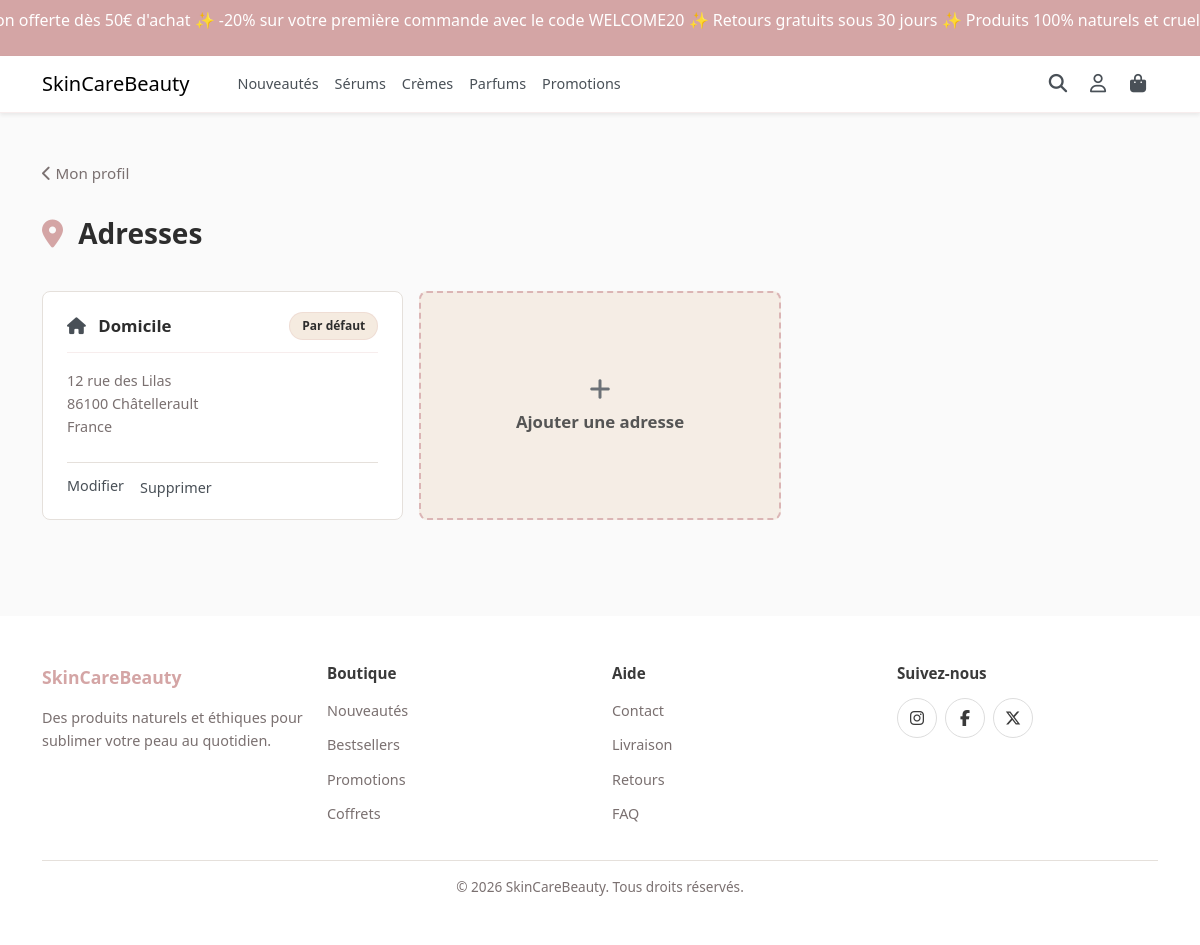
/addresses.php (signed in), run on the app's committed database.
### tables this page shows
CREATE TABLE addresses(
    address_id INT PRIMARY KEY AUTO_INCREMENT,
    customer_id_account INT NOT NULL,
    address_label VARCHAR(50) NOT NULL,
    address_name VARCHAR(50) NOT NULL,
    address_firstname VARCHAR(30) NOT NULL,
    address_adress_1 VARCHAR(50) NOT NULL,
    address_adress_2 VARCHAR(50),
    address_adress_3 VARCHAR(50),
    address_adress_4 VARCHAR(50),
    address_postcode VARCHAR(5) NOT NULL,
    address_city VARCHAR(30) NOT NULL,
    address_country VARCHAR(30) NOT NULL,
    address_is_default BOOLEAN NOT NULL DEFAULT 0,
    FOREIGN KEY (customer_id_account) REFERENCES customers(customer_id_account)
);

### addresses.php (the view, shortened to what this page needs)
<?php
require_once 'public/includes/db.php';
$customerStatement = $pdo->prepare(
    'SELECT customer_id_account, customer_name, customer_firstname
     FROM customers
     WHERE user_id = :userId'
);
$customerStatement->execute(['userId' => $_SESSION['user_id']]);
$customer = $customerStatement->fetch();
$addresses = [];
if ($customer !== false) {
    $addressesStatement = $pdo->prepare(
        'SELECT address_id, address_label, address_adress_1, address_city,
                address_postcode, address_country, address_is_default
         FROM addresses
         WHERE customer_id_account = :customerIdAccount
         ORDER BY address_is_default DESC, address_id ASC'
    );
    $addressesStatement->execute(['customerIdAccount' => $customer['customer_id_account']]);
    $addressesFromDatabase = $addressesStatement->fetchAll();
    foreach ($addressesFromDatabase as $addressRow) {
        $addresses[] = [
            'id'      => $addressRow['address_id'],
            'label'   => $addressRow['address_label'],
            'line1'   => $addressRow['address_adress_1'],
            'city'    => $addressRow['address_city'],
            'zip'     => $addressRow['address_postcode'],
            'country' => $addressRow['address_country'],
            'default' => (bool) $addressRow['address_is_default'],
        ];
    }
}
include 'public/includes/header.php';
?>
<main class="profile-main">
  <div class="container">
    <nav aria-label="Fil d'Ariane" class="profile-breadcrumb">
      <a href="utilisateur.php">
        <i class="fa-solid fa-chevron-left" aria-hidden="true"></i> Mon profil
      </a>
    </nav>
    <h1 class="profile-page-title">
      <i class="fa-solid fa-location-dot" aria-hidden="true"></i>
      Adresses
    </h1>
    <div class="address-grid">
      <?php foreach ($addresses as $address): ?>
        <div class="address-card">
          <div class="address-card__header">
            <span class="address-card__label">
              <i class="fa-solid fa-house" aria-hidden="true"></i>
              <?= htmlspecialchars($address['label'], ENT_QUOTES, 'UTF-8') ?>
            </span>
            <?php if ($address['default'] === true): ?>
              <span class="address-badge">Par défaut</span>
            <?php endif; ?>
          </div>
          <address class="address-card__body">
            <?= htmlspecialchars($address['line1'], ENT_QUOTES, 'UTF-8') ?><br>
            <?= htmlspecialchars($address['zip'], ENT_QUOTES, 'UTF-8') ?>
            <?= htmlspecialchars($address['city'], ENT_QUOTES, 'UTF-8') ?><br>
            <?= htmlspecialchars($address['country'], ENT_QUOTES, 'UTF-8') ?>
          </address>
          <div class="address-card__actions">
            <a href="#" class="address-card__link">Modifier</a>
            <form method="POST" action="addresses.php" class="d-inline"
              onsubmit="return confirm('Supprimer cette adresse ?')">
              <button type="submit" class="address-card__link address-card__link--danger">
                Supprimer
              </button>
            </form>
          </div>
        </div>
      <?php endforeach; ?>
      <div class="address-card address-card--add">
        <button
          class="address-add-toggle"
          type="button"
          aria-expanded="false"
          aria-controls="formAddAddress"
          onclick="toggleAddressForm(this)"
        >
          <i class="fa-solid fa-plus" aria-hidden="true"></i>
          Ajouter une adresse
        </button>
      </div>
    </div></div>
</main>
<?php
include 'public/includes/footer.php';
?>

### public/css/banner.css (style rules this page uses)
:root { --rose: #d4a5a5; }
body { color: var(--texte); }

### public/css/style.css (style rules this page uses)
:root { --rose: #d4a5a5; --rose-fonce: #c8918f; --beige: #f5ebe0; --accent: #e8c4b8; --texte: #2d2d2d; --border-rose: rgba(212, 165, 165, .2); --footer-bg: #ffffff; --footer-text: #3a3a3a; --footer-muted: #7a7070; --admin-sidebar: #2a2320; --admin-sidebar-active: #3a322d; --admin-rose-fonce: #c48f8f; --admin-rose-soft: #f6e7e7; --admin-bg: #f4f2f0; --admin-card: #ffffff; --admin-border: #e8e1db; --admin-muted: #8a807a; --admin-green: #5aab5a; }
.profile-main { background-color: #fafafa; padding: 3rem 0; }
.profile-breadcrumb { margin-bottom: 2rem; }
.profile-breadcrumb a { color: var(--footer-muted); text-decoration: none; font-size: 0.95rem; transition: color 0.15s ease; }
.profile-page-title { font-size: 1.75rem; font-weight: 600; color: var(--texte); margin-bottom: 2.5rem; }
.profile-page-title i { color: var(--rose); margin-right: 0.5rem; }
.address-grid { display: grid; grid-template-columns: repeat(auto-fill, minmax(320px, 1fr)); gap: 1rem; margin-bottom: 3rem; }
.address-card { display: flex; flex-direction: column; background-color: #ffffff; padding: 1.25rem 1.5rem; border-radius: 0.5rem; border: 1px solid #e5e0db; transition: transform 0.2s ease, box-shadow 0.2s ease; }
.address-card__header { display: flex; justify-content: space-between; align-items: center; margin-bottom: 1rem; border-bottom: 1px solid var(--border-rose); padding-bottom: 0.75rem; }
.address-card__label { font-weight: 600; color: var(--texte); font-size: 1.05rem; }
.address-card__label i { color: #495057; margin-right: 0.5rem; transition: color 0.2s ease; }
.address-badge { background-color: var(--beige); color: var(--texte); font-size: 0.75rem; font-weight: 600; padding: 0.25rem 0.75rem; border-radius: 50rem; border: 1px solid var(--border-rose); }
.address-card__body { font-style: normal; color: var(--footer-muted); line-height: 1.6; font-size: 0.9rem; margin-bottom: 1.5rem; flex-grow: 1; }
.address-card__actions { display: flex; gap: 1rem; border-top: 1px solid #e5e0db; padding-top: 0.75rem; }
.address-card__link { font-size: 0.9rem; font-weight: 500; color: #495057; text-decoration: none; background: none; border: none; padding: 0; cursor: pointer; transition: color 0.15s ease; }
.address-card--add { border: 2px dashed var(--rose); background-color: var(--beige); opacity: 0.8; justify-content: center; align-items: center; min-height: 180px; }
.address-add-toggle { background: none; border: none; color: var(--texte); font-weight: 600; font-size: 1.05rem; cursor: pointer; display: flex; flex-direction: column; align-items: center; gap: 0.5rem; width: 100%; height: 100%; justify-content: center; }
.address-add-toggle i { font-size: 1.5rem; color: #495057; transition: transform 0.2s ease, color 0.2s ease; }

### data on the page
addresses: address_label "Domicile", address_adress_1 "12 rue des Lilas", address_postcode "86100", address_city "Châtellerault", address_country "France"
